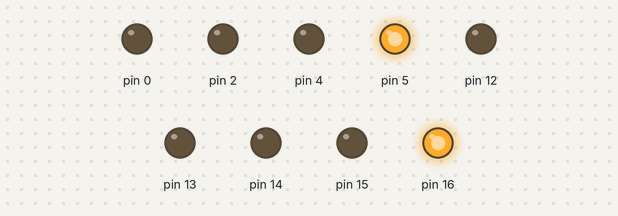
Bench run of a sketch on a simulated Arduino Uno, built with avr-gcc and run on an emulated ATmega328P. Shown: output pins drawn as LEDs (lit = HIGH).

Above: at 0.15 s.
At 1.0 s:
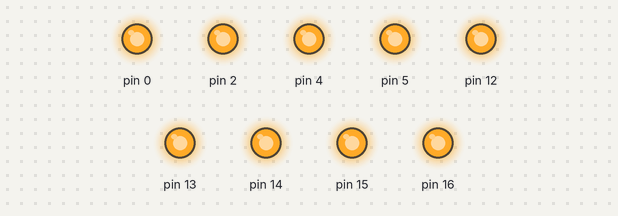
At 3.25 s:
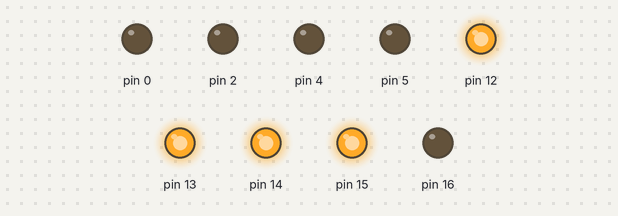
At 6.05 s:
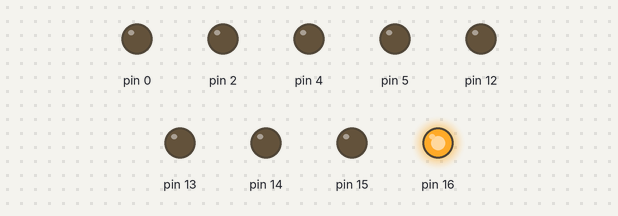
At 8.35 s:
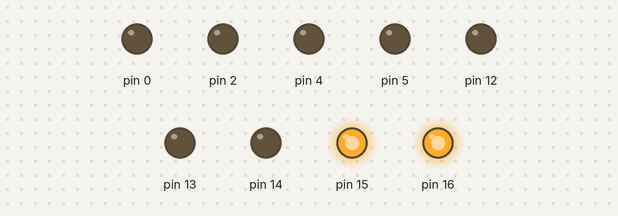
At 11.2 s:
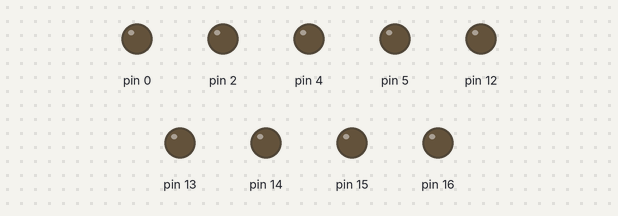
Timing chart, 0 to 11.6 s (numbered marks = the images above):
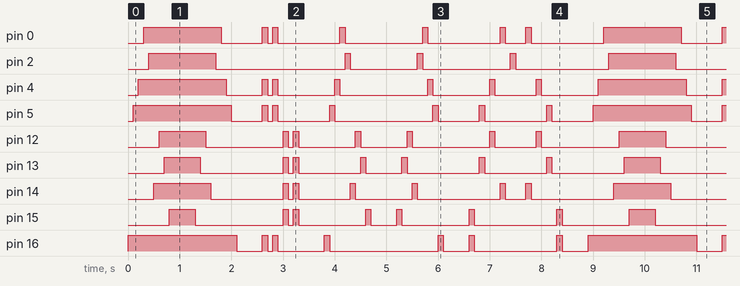

The sketch:

LEDBlink.ino
```cpp
void setup() {
  pinMode(16, OUTPUT);
  pinMode(5, OUTPUT);
  pinMode(4, OUTPUT);
  pinMode(0, OUTPUT);
  pinMode(2, OUTPUT);
  pinMode(14, OUTPUT);
  pinMode(12, OUTPUT);
  pinMode(13, OUTPUT);
  pinMode(15, OUTPUT);
}

void loop() {
  //LOW to MAX
  digitalWrite(16, HIGH);
  delay(100);
  digitalWrite(5, HIGH);
  delay(100);
  digitalWrite(4, HIGH);
  delay(100);
  digitalWrite(0, HIGH);
  delay(100);
  digitalWrite(2, HIGH);
  delay(100);
  digitalWrite(14, HIGH);
  delay(100);
  digitalWrite(12, HIGH);
  delay(100);
  digitalWrite(13, HIGH);
  delay(100);
  digitalWrite(15, HIGH);
  delay(500);

  digitalWrite(15, LOW);
  delay(100);
  digitalWrite(13, LOW);
  delay(100);
  digitalWrite(12, LOW);
  delay(100);
  digitalWrite(14, LOW);
  delay(100);
  digitalWrite(2, LOW);
  delay(100);
  digitalWrite(0, LOW);
  delay(100);
  digitalWrite(4, LOW);
  delay(100);
  digitalWrite(5, LOW);
  delay(100);
  digitalWrite(16, LOW);
  delay(500);

  //STROBO
  digitalWrite(16, HIGH);
  digitalWrite(5, HIGH);
  digitalWrite(4, HIGH);
  digitalWrite(0, HIGH);
  delay(100);
  digitalWrite(16, LOW);
  digitalWrite(5, LOW);
  digitalWrite(4, LOW);
  digitalWrite(0, LOW);
  delay(100);
  digitalWrite(16, HIGH);
  digitalWrite(5, HIGH);
  digitalWrite(4, HIGH);
  digitalWrite(0, HIGH);
  delay(100);
  digitalWrite(16, LOW);
  digitalWrite(5, LOW);
  digitalWrite(4, LOW);
  digitalWrite(0, LOW);
  delay(100);

  digitalWrite(14, HIGH);
  digitalWrite(12, HIGH);
  digitalWrite(13, HIGH);
  digitalWrite(15, HIGH);
  delay(100);
  digitalWrite(14, LOW);
  digitalWrite(12, LOW);
  digitalWrite(13, LOW);
  digitalWrite(15, LOW);
  delay(100);
  digitalWrite(14, HIGH);
  digitalWrite(12, HIGH);
  digitalWrite(13, HIGH);
  digitalWrite(15, HIGH);
  delay(100);
  digitalWrite(14, LOW);
  digitalWrite(12, LOW);
  digitalWrite(13, LOW);
  digitalWrite(15, LOW);
  delay(500);

  //LED Chaser Kanan
  digitalWrite(16, HIGH);
  delay(100);
  digitalWrite(16, LOW);
  digitalWrite(5, HIGH);
  delay(100);
  digitalWrite(5, LOW);
  digitalWrite(4, HIGH);
  delay(100);
  digitalWrite(4, LOW);
  digitalWrite(0, HIGH);
  delay(100);
  digitalWrite(0, LOW);
  digitalWrite(2, HIGH);
  delay(100);
  digitalWrite(2, LOW);
  digitalWrite(14, HIGH);
  delay(100);
  digitalWrite(14, LOW);
  digitalWrite(12, HIGH);
  delay(100);
  digitalWrite(12, LOW);
  digitalWrite(13, HIGH);
  delay(100);
  digitalWrite(13, LOW);
  digitalWrite(15, HIGH);
  delay(100);
  digitalWrite(15, LOW);
  delay(500);

  //LED Chaser KIRI
  digitalWrite(15, HIGH);
  delay(100);
  digitalWrite(15, LOW);
  digitalWrite(13, HIGH);
  delay(100);
  digitalWrite(13, LOW);
  digitalWrite(12, HIGH);
  delay(100);
  digitalWrite(12, LOW);
  digitalWrite(14, HIGH);
  delay(100);
  digitalWrite(14, LOW);
  digitalWrite(2, HIGH);
  delay(100);
  digitalWrite(2, LOW);
  digitalWrite(0, HIGH);
  delay(100);
  digitalWrite(0, LOW);
  digitalWrite(4, HIGH);
  delay(100);
  digitalWrite(4, LOW);
  digitalWrite(5, HIGH);
  delay(100);
  digitalWrite(5, LOW);
  digitalWrite(16, HIGH);
  delay(100);
  digitalWrite(16, LOW);
  delay(500);

  //Luar Ke Dalam
  digitalWrite(16, HIGH);
  digitalWrite(15, HIGH);
  delay(100);
  digitalWrite(16, LOW);
  digitalWrite(15, LOW);
  delay(100);
  digitalWrite(5, HIGH);
  digitalWrite(13, HIGH);
  delay(100);
  digitalWrite(5, LOW);
  digitalWrite(13, LOW);
  delay(100);
  digitalWrite(4, HIGH);
  digitalWrite(12, HIGH);
  delay(100);
  digitalWrite(4, LOW);
  digitalWrite(12, LOW);
  delay(100);
  digitalWrite(0, HIGH);
  digitalWrite(14, HIGH);
  delay(100);
  digitalWrite(0, LOW);
  digitalWrite(14, LOW);
  delay(100);
  digitalWrite(2, HIGH);
  delay(100);
  digitalWrite(2, LOW);
  delay(200);

  //Dalam Ke Luar
  digitalWrite(0, HIGH);
  digitalWrite(14, HIGH);
  delay(100);
  digitalWrite(0, LOW);
  digitalWrite(14, LOW);
  delay(100);
  digitalWrite(4, HIGH);
  digitalWrite(12, HIGH);
  delay(100);
  digitalWrite(4, LOW);
  digitalWrite(12, LOW);
  delay(100);
  digitalWrite(5, HIGH);
  digitalWrite(13, HIGH);
  delay(100);
  digitalWrite(5, LOW);
  digitalWrite(13, LOW);
  delay(100);
  digitalWrite(16, HIGH);
  digitalWrite(15, HIGH);
  delay(100);
  digitalWrite(16, LOW);
  digitalWrite(15, LOW);
  delay(500);
}
```

Measured:
- by itself, pin 2: repeats every 8.9 s: LOW 2.5 s, HIGH 0.10 s, LOW 1.3 s, HIGH 0.10 s, LOW 1.7 s, HIGH 0.10 s, LOW 1.8 s, HIGH 1.3 s
- by itself, pin 0: repeats every 8.9 s: LOW 0.80 s, HIGH 0.10 s, LOW 0.10 s, HIGH 0.10 s, LOW 1.2 s, HIGH 0.10 s, LOW 1.5 s, HIGH 0.10 s, LOW 1.4 s, HIGH 0.10 s, LOW 0.40 s, HIGH 0.10 s, LOW 1.4 s, HIGH 1.5 s
- by itself, pin 4: repeats every 8.9 s: LOW 0.70 s, HIGH 0.10 s, LOW 0.10 s, HIGH 0.10 s, LOW 1.1 s, HIGH 0.10 s, LOW 1.7 s, HIGH 0.10 s, LOW 1.1 s, HIGH 0.10 s, LOW 0.80 s, HIGH 0.10 s, LOW 1.1 s, HIGH 1.7 s
